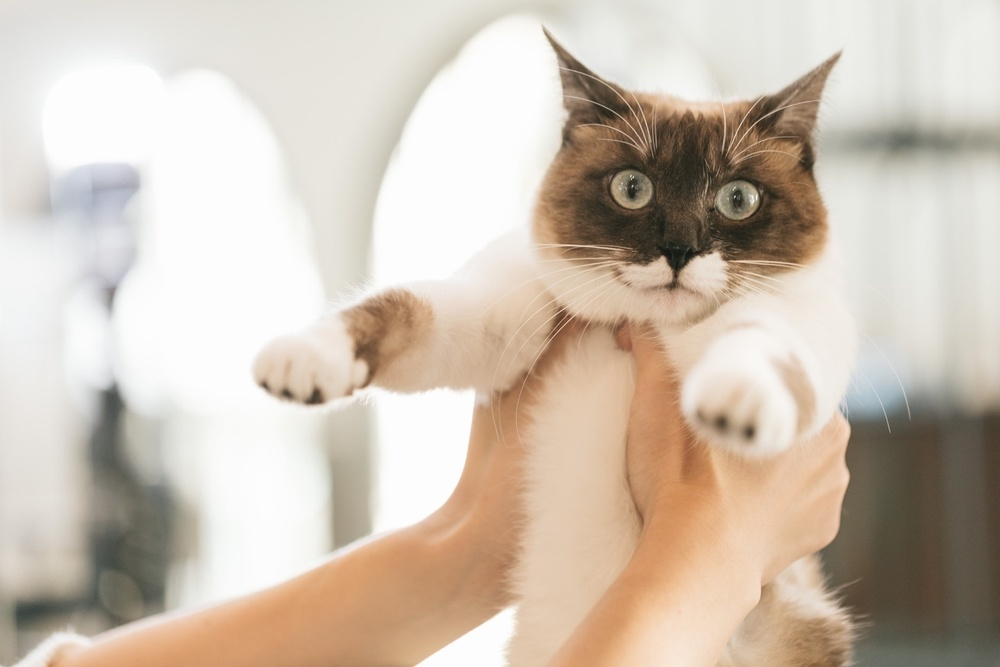
#> input picture cat/sample/cat_2.jpg, 1000 x 667 px, shrunk from 1446 x 964 before the run; its folder holds only this picture in this run
$ python cat.py
#> lines starting #> are read from the running program, lines starting #| are printed output that depends on the picture; after the words box and inside, x2 and y2 are one past the last pixel; in counts of white or black regions, pixels touching at a corner belong together
import cv2
import os
from multiprocessing import Pool

def detect_cat(sample):
#> called with sample = 'cat_2.jpg'
    try:
        print('START', sample)
        img = cv2.imread(f'./sample/{sample}')
#> img is the input picture: shape (667, 1000, 3); mean B, G, R 179.1, 193.1, 206.1
        gray = cv2.cvtColor(img, cv2.COLOR_BGR2GRAY)
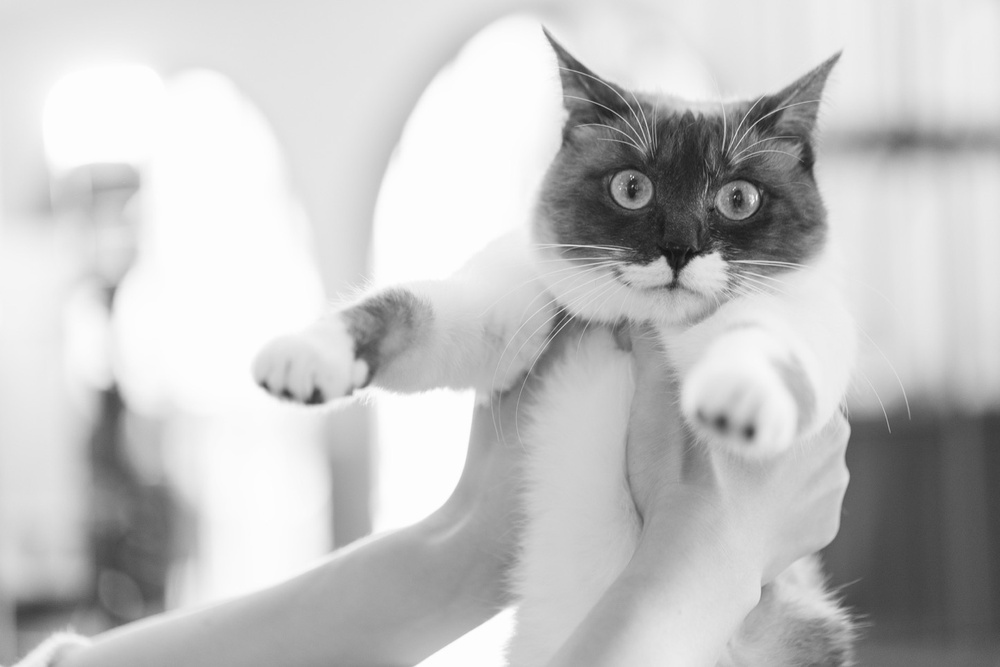
#> gray: shape (667, 1000); min 19, max 255, mean 195.4
        catCascade = cv2.CascadeClassifier("./cat_cascade.xml")
        faces = catCascade.detectMultiScale(
            gray, scaleFactor=1.1, minNeighbors=2, minSize=(180, 180))
#> faces = [[548, 36, 282, 282]]
        for (x, y, w, h) in faces:
            img = cv2.rectangle(
                img,
                (x, y),
                (x + w, y + h),
                (0, 255, 0),
                3
            )
#> this loop made 1 pass
#> pass 1, in detect_cat, `img = cv2.rectangle( img, (x, y), (x + w, y + h), (0, 255, 0), 3 )`:
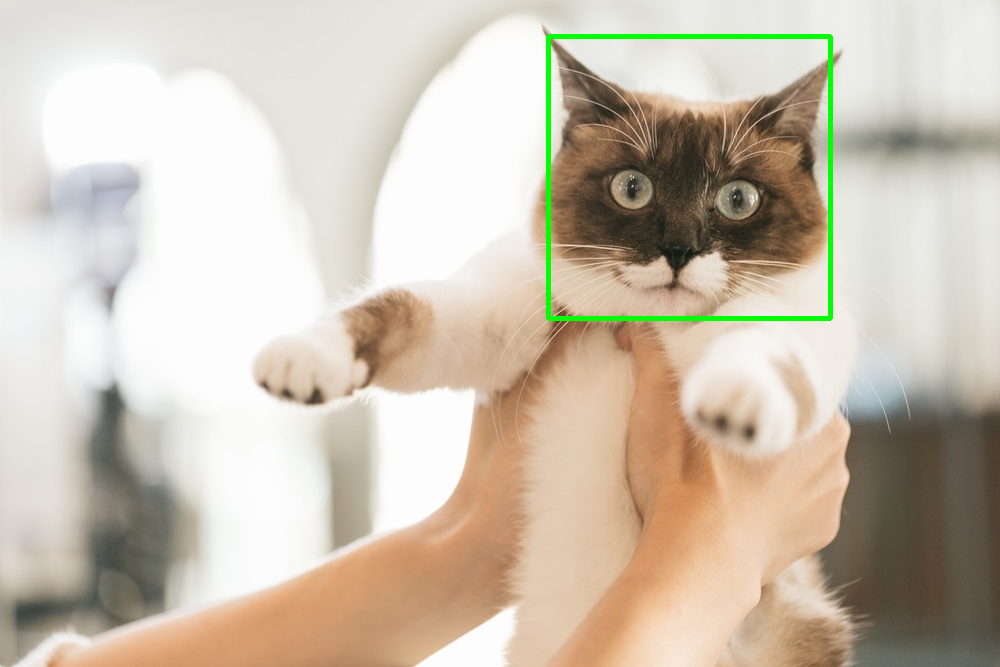
#> img: shape (667, 1000, 3); 0.84% of pixels changed, all inside (x1, y1, x2, y2) = (546, 34, 833, 321)
        # sift
        sift = cv2.xfeatures2d.SIFT_create()
        keypoints = sift.detect(gray, None)
#> keypoints = 428 keypoints; strongest (x, y, size): (675, 191, 140.1), (316, 397, 11.3), (752, 197, 9.9), (707, 269, 23.4)

        img = cv2.drawKeypoints(img, keypoints, None)
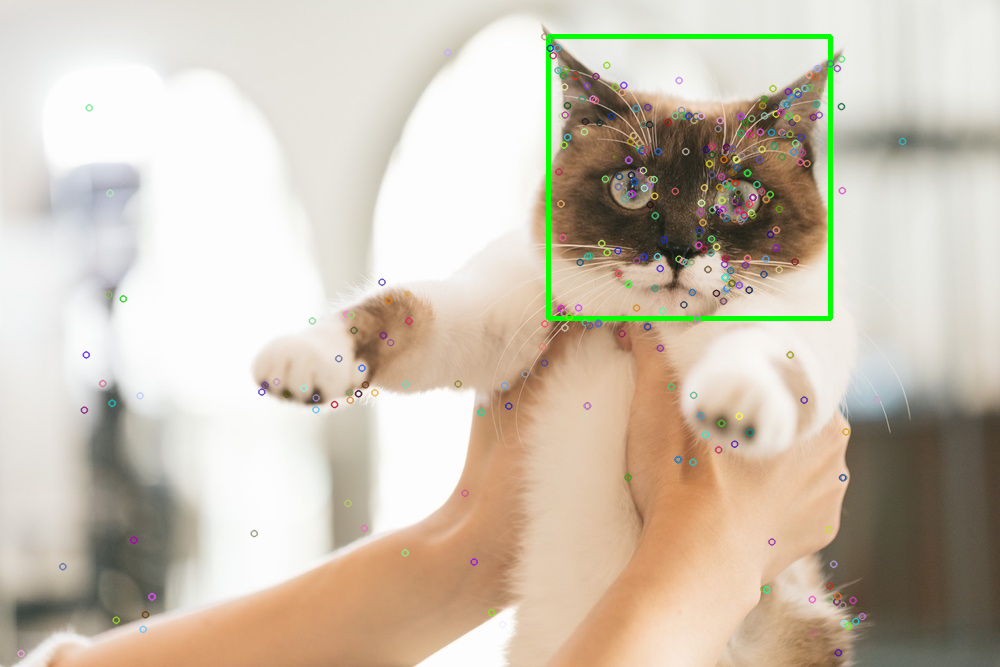
#> img: shape (667, 1000, 3); mean B, G, R 177.7, 193.5, 204
        cv2.imwrite(f'./out/{sample}', img)
        print('DONE', sample)
    except:
        print(f'fail to process {sample}')


def main():
    samples = os.listdir('./sample')
    pool = Pool(4)
    pool.map(detect_cat, samples)

if __name__ == '__main__':
    main()

$ run again, on cat/sample/cat_3.jpg
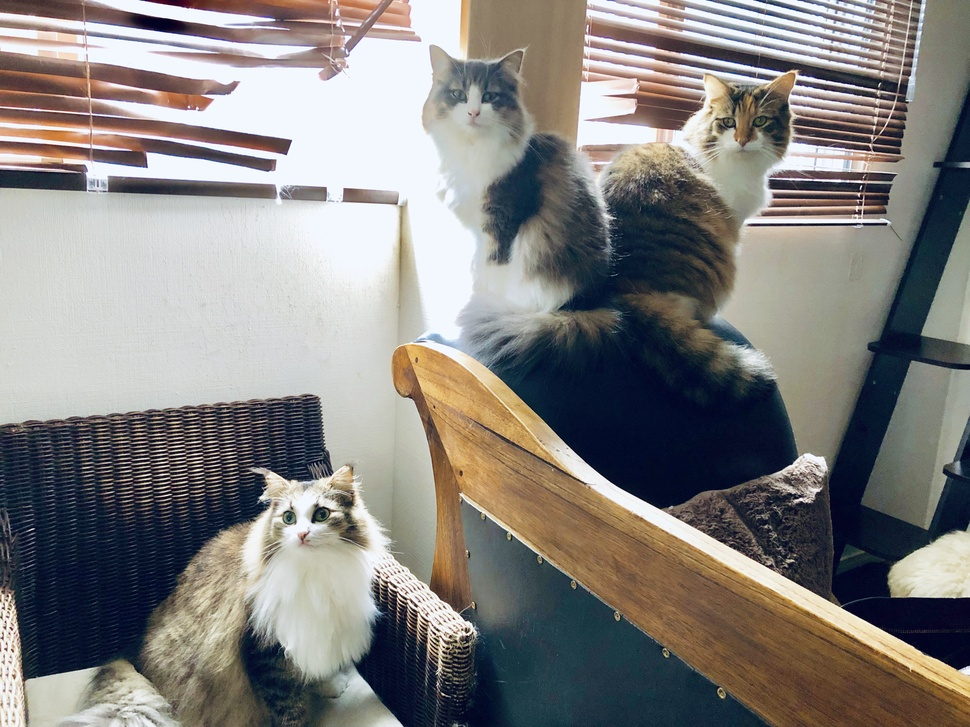
#> input picture cat/sample/cat_3.jpg, 970 x 727 px, shrunk from 4032 x 3024 before the run
#> in detect_cat, img is the input picture: shape (727, 970, 3); mean B, G, R 126.5, 128.9, 131.6
#> in detect_cat, `gray = cv2.cvtColor(img, cv2.COLOR_BGR2GRAY)`:
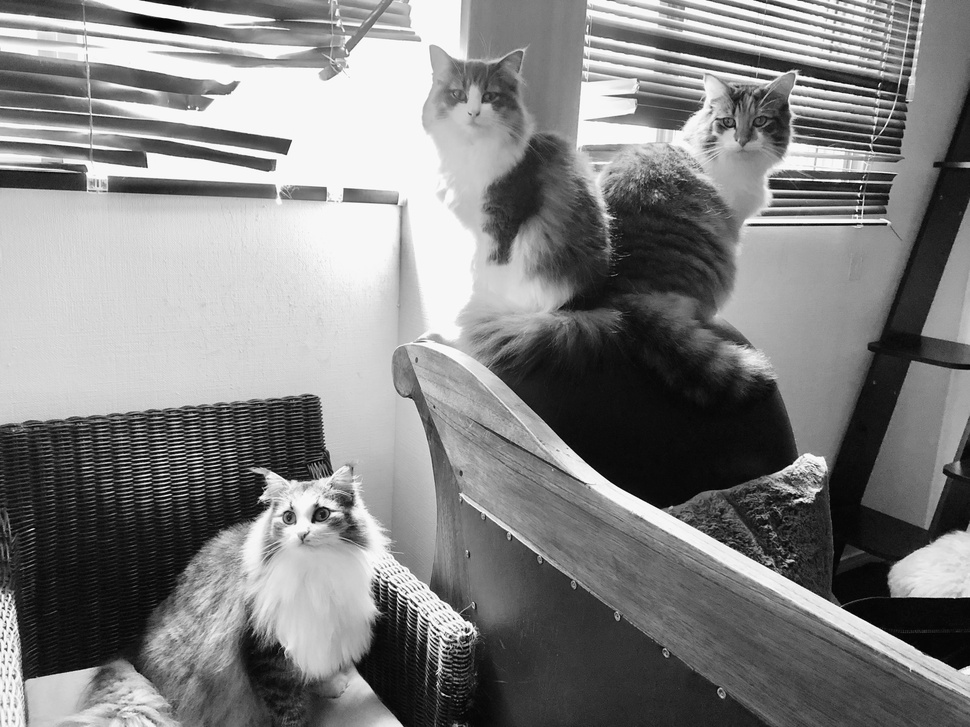
#> gray: shape (727, 970); min 0, max 255, mean 129.4
#> faces = ()
#> keypoints = 2469 keypoints; strongest (x, y, size): (437, 630, 1.9), (416, 606, 2.2), (395, 587, 2.1), (319, 514, 11.4)
#> in detect_cat, `img = cv2.drawKeypoints(img, keypoints, None)`:
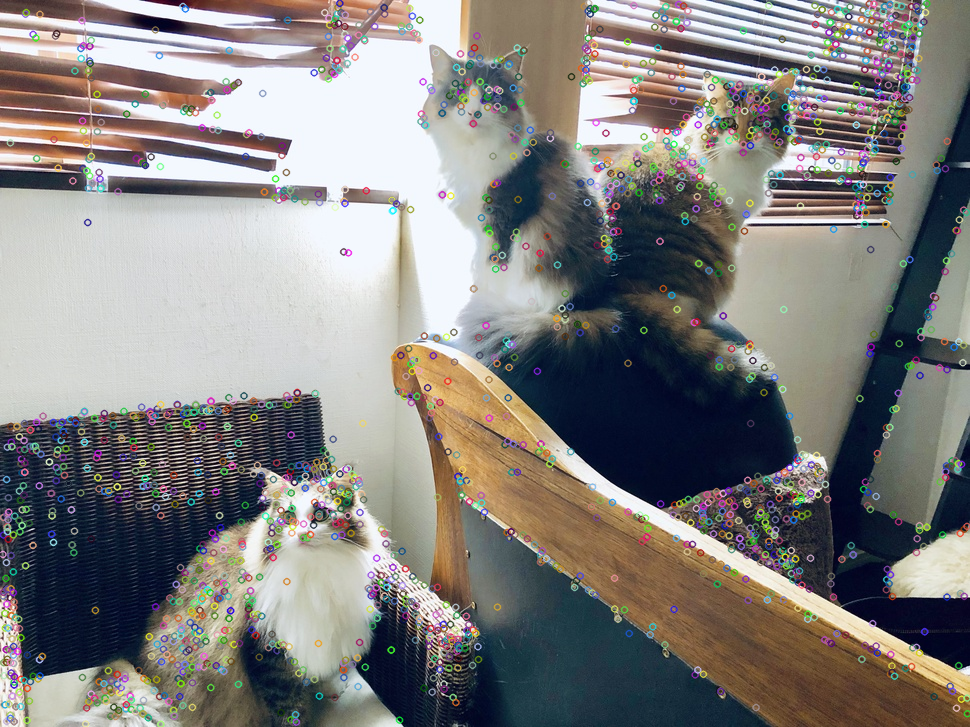
#> img: shape (727, 970, 3); mean B, G, R 126.9, 129.1, 131.3
